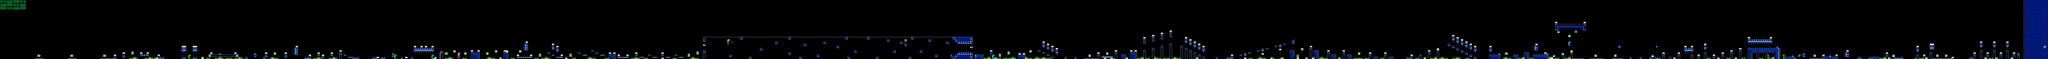

This is a level from a 2D game, rendered from its Tiled map with the project's own tilesets. A one-line summary and the map file follow, with tile-layer data summarised:
An orthogonal 935x27 tile map with 16x16 px tiles, 2 tile layers (SP, ...), 2 tilesets, 2 image layers.

<map version="1.10" tiledversion="1.11.2" orientation="orthogonal" renderorder="right-down" width="935" height="27" tilewidth="16" tileheight="16" infinite="0" nextlayerid="5" nextobjectid="1">
 <editorsettings>
  <chunksize width="16" height="27" />
  <export target="polargeist.csv" format="csv" />
 </editorsettings>
 <tileset firstgid="1" name="famidash" tilewidth="16" tileheight="16" tilecount="256" columns="16">
  <image source="../../../GRAPHICS/famidash.bmp" width="256" height="256" />
 </tileset>
 <tileset firstgid="257" name="sprites" tilewidth="16" tileheight="16" tilecount="256" columns="16">
  <image source="../../../GRAPHICS/sprites.png" width="256" height="256" />
 </tileset>
 <imagelayer id="3" name="Image Layer 1" parallaxx="0.9" parallaxy="0.9" repeatx="1" repeaty="1">
  <image source="../../../GRAPHICS/Old/parallax Green.bmp" width="192" height="72" />
 </imagelayer>
 <imagelayer id="4" name="Image Layer 2" offsetx="0" offsety="432" repeatx="1">
  <image source="../../../GRAPHICS/ground Green.bmp" width="80" height="32" />
 </imagelayer>
 <layer id="1" width="935" height="27">
  <data>[25245 cells, 25245 non-empty, 43 distinct tile ids]</data>
 </layer>
 <layer id="2" name="SP" width="935" height="27">
  <data>[25245 cells, 242 non-empty, 43 distinct tile ids]</data>
 </layer>
</map>
